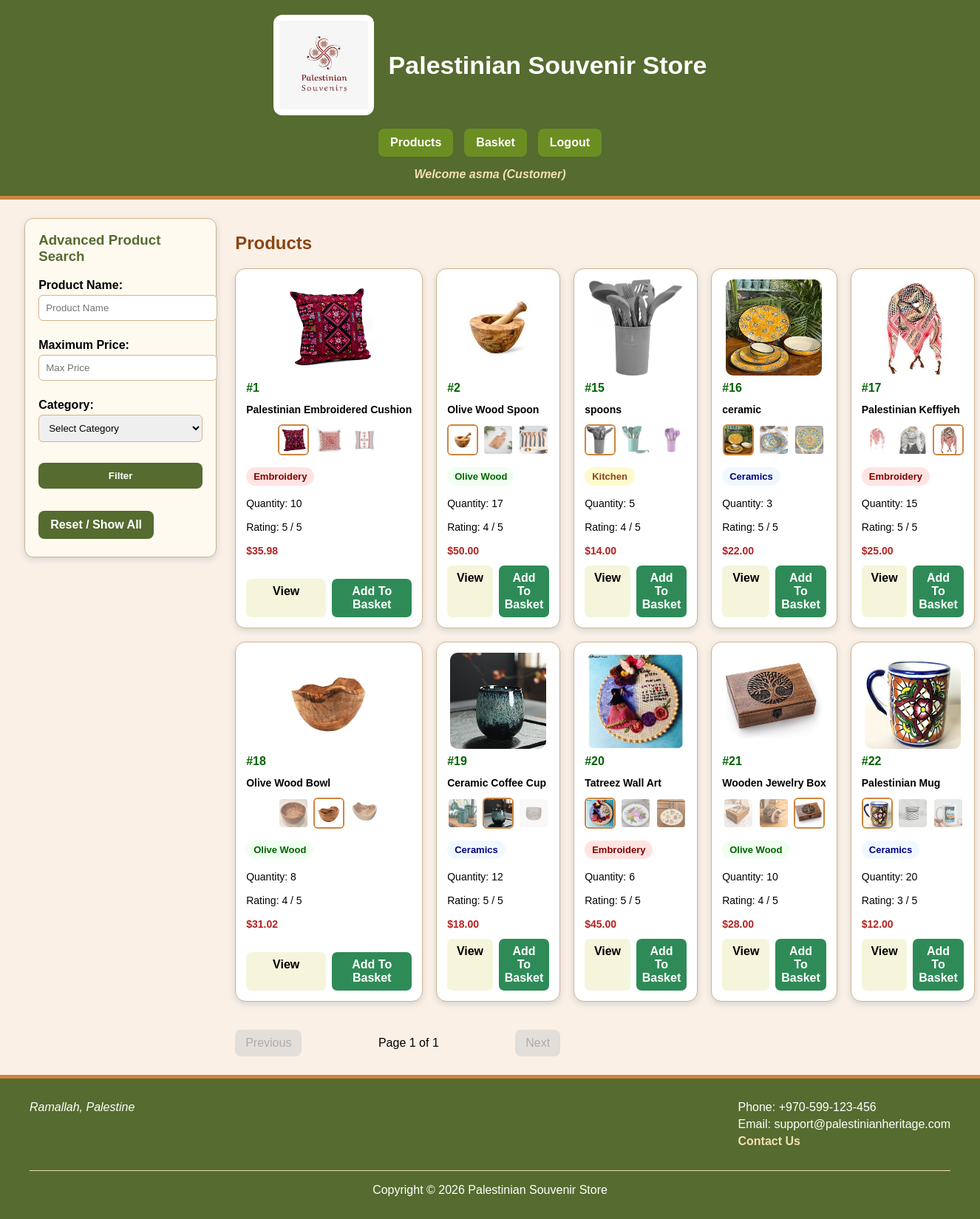
The page /products.php (signed in) on the database its author committed.
### tables this page shows
CREATE TABLE `products` (
  `product_id` int(11) NOT NULL,
  `product_name` varchar(100) NOT NULL,
  `category` varchar(50) NOT NULL,
  `description` text NOT NULL,
  `price` decimal(10,2) NOT NULL,
  `quantity` int(11) NOT NULL,
  `rating` int(11) NOT NULL,
  `photo1` varchar(255) NOT NULL,
  `photo2` varchar(255) NOT NULL,
  `photo3` varchar(255) NOT NULL,
  `default_photo` varchar(255) NOT NULL
);

### Product.class.php (the view, shortened to what this page needs)
<?php
class Product {
    private $productId;
    private $productName;
    private $category;
    private $price;
    private $quantity;
    private $rating;
    private $photo1;
    private $photo2;
    private $photo3;
    private $defaultPhoto;
    public function __construct(
        $productId = "",
        $productName = "",
        $category = "",
        $description = "",
        $price = "",
        $quantity = "",
        $rating = "",
        $photo1 = "",
        $photo2 = "",
        $photo3 = "",
        $defaultPhoto = ""
    ) {
        $this->productId = $productId;
        $this->productName = $productName;
        $this->category = $category;
        $this->price = $price;
        $this->quantity = $quantity;
        $this->rating = $rating;
        $this->photo1 = $photo1;
        $this->photo2 = $photo2;
        $this->photo3 = $photo3;
        $this->defaultPhoto = $defaultPhoto;
    }
    private function getBadgeClass() {
        $categoryClass = strtolower($this->category);
        $categoryClass = str_replace(" ", "-", $categoryClass);
        $categoryClass = preg_replace("/[^a-z0-9\-]/", "", $categoryClass);
        return "badge-" . $categoryClass;
    }
    private function displayThumbnail($photo) {
        $activeClass = "";
        if($photo == $this->defaultPhoto){
            $activeClass = "active-thumb";
        }
        return "
            <a href='view.php?id=$this->productId'>
                <img src='images/$photo'
                class='$activeClass'
                alt='product thumbnail'>
            </a>
        ";
    }
    public function displayCard() {
        $viewLink = "view.php?id=$this->productId";
        $basketLink = "add_to_basket.php?id=$this->productId";
        $editLink = "edit.php?id=$this->productId";
        $actions = "
            <nav class='card-actions'>
                <a class='view-btn' href='$viewLink'>View</a>
        ";
        if(isset($_SESSION['logged_in']) && $_SESSION['role'] == 'Employee'){
            $actions .= "
                <a class='basket-btn' href='$editLink'>Edit</a>
            ";
        }
        else{
            $actions .= "
                <a class='basket-btn' href='$basketLink'>Add To Basket</a>
            ";
        }
        $actions .= "
            </nav>
        ";
        $badgeClass = $this->getBadgeClass();
        $priceFormatted = number_format((float)$this->price, 2);
        $output = "
            <article class='product-card'>
                <img src='images/$this->defaultPhoto'
                class='main-product-img'
                alt='product image'>
                <h3>
                    <a href='$viewLink'>
                        #$this->productId
                    </a>
                </h3>
                <p class='product-name'>
                    $this->productName
                </p>
                <section class='thumbnail-row'>
                    " . $this->displayThumbnail($this->photo1) . "
                    " . $this->displayThumbnail($this->photo2) . "
                    " . $this->displayThumbnail($this->photo3) . "
                </section>
                <p>
                    <span class='badge $badgeClass'>
                        $this->category
                    </span>
                </p>
                <p>
                    Quantity: $this->quantity
                </p>
                <p>
                    Rating: $this->rating / 5
                </p>
                <p class='price'>
                    $$priceFormatted
                </p>
                $actions
            </article>
        ";
        return $output;
    }
}
?>

### products.php (shortened to what this page needs)
<?php
require_once("dbconfig.inc.php");
require_once("Product.class.php");
require_once("header.inc.php");
$state = json_decode($_SESSION["product_search_state"], true);
$state["per_page"] = 10;
$where = " WHERE 1=1 ";
$count_sql = "SELECT COUNT(*) FROM products " . $where;
$count_stmt = $pdo->prepare($count_sql);
$count_stmt->execute();
$total_records = $count_stmt->fetchColumn();
$per_page = 10;
$total_pages = ceil($total_records / $per_page);
$offset = ($state["current_page"] - 1) * $per_page;
$sort_col = $state["sort_col"];
$sort_dir = $state["sort_dir"];
$sql = "SELECT * FROM products " . $where . " ORDER BY $sort_col $sort_dir LIMIT :limit OFFSET :offset";
$stmt = $pdo->prepare($sql);
$stmt->bindValue(":limit", $per_page, PDO::PARAM_INT);
$stmt->bindValue(":offset", $offset, PDO::PARAM_INT);
$stmt->execute();
?>
<aside>
    <h3>Advanced Product Search</h3>
    <form method="post" action="products.php">
        <p>
            <label>Product Name:</label>
            <input type="text"
            name="name"
            placeholder="Product Name"
            value="<?php echo $state['name']; ?>">
        </p>
        <p>
            <label>Maximum Price:</label>
            <input type="number"
            name="max_price"
            placeholder="Max Price"
            value="<?php echo $state['max_price']; ?>">
        </p>
        <p>
            <label>Category:</label>
            <select name="category">
                <option value="">Select Category</option>
            </select>
        </p>
        <p>
            <input type="submit" name="filter" value="Filter">
        </p>
        <p>
            <a href="products.php?reset=1">Reset / Show All</a>
        </p>
    </form>
</aside>
<main class="products-content">
    <h2>Products</h2>
    <section class="product-grid">
        <?php
        while($row = $stmt->fetch(PDO::FETCH_ASSOC)){
            $product = new Product(
                $row["product_id"],
                $row["product_name"],
                $row["category"],
                $row["description"],
                $row["price"],
                $row["quantity"],
                $row["rating"],
                $row["photo1"],
                $row["photo2"],
                $row["photo3"],
                $row["default_photo"]
            );
            echo $product->displayCard();
        }
        ?>
        <nav class="pagination">
            <?php
            if($state["current_page"] > 1){
                $prev = $state["current_page"] - 1;
                echo "<a href='products.php?page=$prev'>Previous</a>";
            }
            else{
                echo "<span class='disabled'>Previous</span>";
            }
            ?>
            <span>
                Page <?php echo $state["current_page"]; ?> of <?php echo $total_pages; ?>
            </span>
            <?php
            if($state["current_page"] < $total_pages){
                $next = $state["current_page"] + 1;
                echo "<a href='products.php?page=$next'>Next</a>";
            }
            else{
                echo "<span class='disabled'>Next</span>";
            }
            ?>
        </nav>
    </section>
</main>
<?php
require_once("footer.inc.php");
?>

### style.css (style rules this page uses)
body { margin: 0; font-family: Arial, Helvetica, sans-serif; background-color: linen; color: black; min-height: 100vh; display: flex; flex-direction: column; }
a { color: darkgreen; text-decoration: none; }
.page-layout > main { grid-column: 1 / 3; }
.page-layout > aside { grid-column: 1; }
.page-layout > aside + main { grid-column: 2; }
aside { background-color: floralwhite; border: 1px solid tan; border-radius: 12px; padding: 18px; box-shadow: 0 3px 8px lightgray; }
aside h3 { margin-top: 0; color: darkolivegreen; }
aside form { display: flex; flex-direction: column; gap: 12px; }
aside form p { margin: 0; }
aside input, aside select { width: 100%; padding: 9px; border: 1px solid tan; border-radius: 6px; }
aside input[type="submit"], button, input[type="submit"] { background-color: darkolivegreen; color: white; border: none; padding: 10px 16px; border-radius: 8px; font-weight: bold; }
form { max-width: 650px; }
label { font-weight: bold; }
input, select, textarea { padding: 9px; border: 1px solid tan; border-radius: 6px; margin: 4px 0 12px; }
main h2, main h3 { color: saddlebrown; }
main h3 { font-weight: bold; font-size: 20px; }
td a, main > p a, .page-layout a[href*="checkout.php"], .page-layout a[href*="products.php"] { display: inline-block; background-color: darkolivegreen; color: white; padding: 10px 16px; border-radius: 8px; margin: 6px 10px 6px 0; font-weight: bold; text-decoration: none; }
.product-grid { display: grid; grid-template-columns: repeat(5, 1fr); gap: 18px; }
.product-card { background-color: white; border: 1px solid tan; border-radius: 14px; padding: 14px; display: flex; flex-direction: column; gap: 8px; box-shadow: 0 3px 8px lightgray; }
.product-card img.main-product-img { display: block; width: 130px; height: 130px; margin: 0 auto; border-radius: 10px; }
.product-card h3 { margin: 0; font-size: 16px; }
.product-card p { margin: 4px 0; font-size: 14px; }
.product-name { font-weight: bold; white-space: nowrap; overflow: hidden; text-overflow: ellipsis; }
.thumbnail-row { display: flex; justify-content: center; gap: 6px; }
.thumbnail-row img { width: 38px; height: 38px; border-radius: 6px; opacity: 0.65; border: 2px solid transparent; }
.thumbnail-row img.active-thumb { opacity: 1; border-color: peru; }
.price { color: firebrick; font-weight: bold; font-size: 18px; }
.card-actions { display: flex; gap: 8px; margin-top: auto; }
.card-actions a { flex: 1; text-align: center; padding: 8px; border-radius: 7px; font-weight: bold; text-decoration: none; }
.card-actions .view-btn { background-color: beige; color: black; }
.card-actions .basket-btn { background-color: seagreen; color: white; }
.badge { display: inline-block; padding: 5px 10px; border-radius: 999px; font-size: 13px; font-weight: bold; }
.badge-embroidery { background-color: mistyrose; color: maroon; }
.badge-olive-wood { background-color: honeydew; color: darkgreen; }
.badge-kitchen { background-color: lemonchiffon; color: saddlebrown; }
.badge-ceramics { background-color: aliceblue; color: navy; }
.pagination { grid-column: 1 / 3; display: flex; justify-content: space-between; align-items: center; margin-top: 20px; }
.pagination a, .pagination span { padding: 9px 14px; border-radius: 8px; }
.pagination .disabled { background-color: lightgray; color: gray; opacity: 0.6; }

### rows shown on the page
products: default_photo (picture), product_id "1", product_name "Palestinian Embroidered Cushion", photo1+default_photo (picture), category "Embroidery", quantity "10", rating "5", price "35.98"
products: default_photo (picture), product_id "2", product_name "Olive Wood Spoon", photo1+default_photo (picture), category "Olive Wood", quantity "17", rating "4", price "50.00"
products: default_photo (picture), product_id "15", product_name "spoons", photo1+default_photo (picture), category "Kitchen", quantity "5", rating "4", price "14.00"
products: default_photo (picture), product_id "16", product_name "ceramic", photo1+default_photo (picture), category "Ceramics", quantity "3", rating "5", price "22.00"
products: default_photo (picture), product_id "17", product_name "Palestinian Keffiyeh", photo1 (picture), category "Embroidery", quantity "15", rating "5", price "25.00"
products: default_photo (picture), product_id "18", product_name "Olive Wood Bowl", photo1 (picture), category "Olive Wood", quantity "8", rating "4", price "31.02"
products: default_photo (picture), product_id "19", product_name "Ceramic Coffee Cup", photo1 (picture), category "Ceramics", quantity "12", rating "5", price "18.00"
products: default_photo (picture), product_id "20", product_name "Tatreez Wall Art", photo1+default_photo (picture), category "Embroidery", quantity "6", rating "5", price "45.00"
products: default_photo (picture), product_id "21", product_name "Wooden Jewelry Box", photo1 (picture), category "Olive Wood", quantity "10", rating "4", price "28.00"
products: default_photo (picture), product_id "22", product_name "Palestinian Mug", photo1+default_photo (picture), category "Ceramics", quantity "20", rating "3", price "12.00"

### other values the page prints
$_SESSION['first_name'] "asma"
$_SESSION['role'] "Customer"
$state["current_page"] "1"
$total_pages "1"
